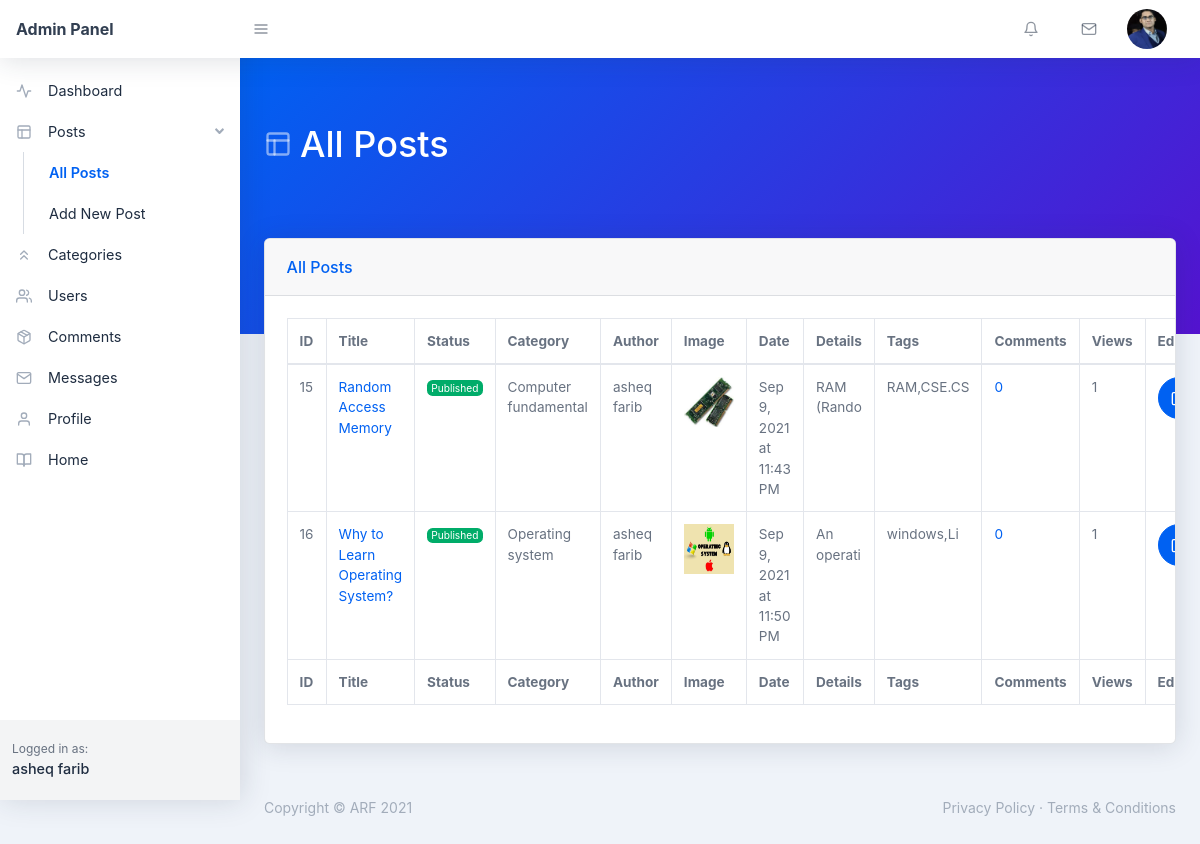
Page /backend/all-post.php (signed in) on the committed database.
### tables this page shows
CREATE TABLE `users` (
  `user_id` int(11) NOT NULL,
  `user_name` varchar(255) NOT NULL,
  `user_nickname` varchar(255) NOT NULL,
  `user_email` varchar(255) NOT NULL,
  `user_password` varchar(255) NOT NULL,
  `user_photo` text NOT NULL,
  `registered_on` varchar(255) NOT NULL,
  `user_role` varchar(255) NOT NULL DEFAULT 'Subscriber'
);

CREATE TABLE `posts` (
  `post_id` int(11) NOT NULL,
  `post_title` varchar(255) NOT NULL,
  `post_detail` text NOT NULL,
  `post_category_id` int(11) NOT NULL,
  `post_image` text NOT NULL,
  `post_date` varchar(255) NOT NULL,
  `post_status` varchar(255) NOT NULL DEFAULT 'Published',
  `post_author` varchar(255) NOT NULL,
  `post_views` int(11) NOT NULL DEFAULT 0,
  `post_comment_count` int(11) NOT NULL DEFAULT 0,
  `post_tags` text NOT NULL,
  `author_photo` varchar(255) NOT NULL
);

CREATE TABLE `categories` (
  `category_id` int(11) NOT NULL,
  `category_name` varchar(255) NOT NULL,
  `category_total_posts` int(11) NOT NULL,
  `total_post_views` int(11) NOT NULL,
  `category_status` varchar(11) NOT NULL DEFAULT 'Published',
  `created_on` varchar(255) NOT NULL,
  `created_by` varchar(155) NOT NULL
);

### backend/all-post.php (the view, shortened to what this page needs)
<?php require_once('./includes/header.php'); ?>
    <body class="nav-fixed">
         <?php require_once('./includes/top-navbar.php'); ?>
        <div id="layoutSidenav">
            <div id="layoutSidenav_nav">
                <?php
                    $curr_page = basename(__FILE__);
                    require_once("./includes/left-sidebar.php");
                ?>
            </div>
            <div id="layoutSidenav_content">
                <main>
                    <div class="page-header pb-10 page-header-dark bg-gradient-primary-to-secondary">
                        <div class="container-fluid">
                            <div class="page-header-content">
                                <h1 class="page-header-title">
                                    <div class="page-header-icon"><i data-feather="layout"></i></div>
                                    <span>All Posts</span>
                                </h1>
                            </div>
                        </div>
                    </div>
                    <div class="container-fluid mt-n10">
                        <div class="card mb-4">
                            <div class="card-header">All Posts</div>
                            <div class="card-body">
                                <div class="datatable table-responsive">
                                    <table class="table table-bordered table-hover" id="dataTable" width="100%" cellspacing="0">
                                        <thead>
                                            <tr>
                                                <th>ID</th>
                                                <th>Title</th>
                                                <th>Status</th>
                                                <th>Category</th>
                                                <th>Author</th>
                                                <th>Image</th>
                                                <th>Date</th>
                                                <th>Details</th>
                                                <th>Tags</th>
                                                <th>Comments</th>
                                                <th>Views</th>
                                                <th>Edit</th>
                                            </tr>
                                        </thead>
                                        <tfoot>
                                            <tr>
                                                <th>ID</th>
                                                <th>Title</th>
                                                <th>Status</th>
                                                <th>Category</th>
                                                <th>Author</th>
                                                <th>Image</th>
                                                <th>Date</th>
                                                <th>Details</th>
                                                <th>Tags</th>
                                                <th>Comments</th>
                                                <th>Views</th>
                                                <th>Edit</th>
                                            </tr>
                                        </tfoot>
                                        <tbody>
                                            <?php
                                                $sql = "SELECT * FROM posts";
                                                $stmt = $pdo->prepare($sql);
                                                $stmt->execute();
                                                while($posts = $stmt->fetch(PDO::FETCH_ASSOC)) {
                                                    $post_id = $posts['post_id'];
                                                    $post_category_id = $posts['post_category_id'];
                                                    $sql1 = "SELECT * FROM categories WHERE category_id = :id";
                                                    $stmt1 = $pdo->prepare($sql1);
                                                    $stmt1->execute([':id'=>$post_category_id]);
                                                    $cat = $stmt1->fetch(PDO::FETCH_ASSOC);
                                                    $category_title = $cat['category_name'];
                                                    $post_title = $posts['post_title'];
                                                    $post_details = substr($posts['post_detail'], 0, 10);
                                                    $post_image = $posts['post_image'];
                                                    $post_date = $posts['post_date'];
                                                    $post_status = $posts['post_status'];
                                                    $post_author = $posts['post_author'];
                                                    $post_views = $posts['post_views'];
                                                    $post_comment_count = $posts['post_comment_count'];
                                                    $post_tags = substr($posts['post_tags'], 0, 10); ?>
                                                    <tr>
                                                        <td><?php echo $post_id; ?></td>
                                                        <td>
                                                            <a href="../single.php?post_id=<?php echo $post_id ?>" target="_blank"><?php echo $post_title; ?></a>
                                                        </td>
                                                        <td>
                                                            <div class="badge badge-<?php echo $post_status=='Published'?'success':'warning'; ?>"><?php echo $post_status; ?></div>
                                                        </td>
                                                        <td><?php echo $category_title; ?></td>
                                                        <td><?php echo $post_author; ?></td>
                                                        <td>
                                                            <img src="./../img/<?php echo $post_image; ?>" width="50" height="50" />
                                                        </td>
                                                        <td><?php echo $post_date; ?></td>
                                                        <td><?php echo $post_details; ?></td>
                                                        <td><?php echo $post_tags; ?></td>
                                                        <td>
                                                            <a href="comments.php"><?php echo $post_comment_count; ?></a>
                                                        </td>
                                                        <td><?php echo $post_views; ?></td>
                                                        <td>
                                                            <form action="edit-post.php" method="POST">
                                                                <button name="edit-post" type="submit" class="btn btn-blue btn-icon"><i data-feather="edit"></i></button>
                                                            </form>
                                                        </td>
                                                    </tr>
                                               <?php }
                                            ?>
                                        </tbody>
                                    </table>
                                </div>
                            </div>
                        </div>
                    </div>
                </main>
<?php require_once('./includes/footer.php'); ?>

### backend/includes/top-navbar.php (shortened to what this page needs)
<nav class="topnav navbar navbar-expand shadow navbar-light bg-white" id="sidenavAccordion">
    <a class="navbar-brand d-none d-sm-block" href="index.php">Admin Panel</a><button class="btn btn-icon btn-transparent-dark order-1 order-lg-0 mr-lg-2" id="sidebarToggle" href="#"><i data-feather="menu"></i></button>
    <ul class="navbar-nav align-items-center ml-auto">
        <li class="nav-item dropdown no-caret mr-3 dropdown-notifications">
            <a class="btn btn-icon btn-transparent-dark dropdown-toggle" id="navbarDropdownAlerts" href="comments.php" role="button" data-toggle="dropdown" aria-haspopup="true" aria-expanded="false">
                <i data-feather="bell"></i>
            </a>
        </li>
        <li class="nav-item dropdown no-caret mr-3 dropdown-notifications">
            <a class="btn btn-icon btn-transparent-dark dropdown-toggle" id="navbarDropdownMessages" href="#" role="button" data-toggle="dropdown" aria-haspopup="true" aria-expanded="false">
                <i data-feather="mail"></i>
            </a>
        </li>
        <?php
            if(isset($_COOKIE['_uid_'])) {
                $user_id = base64_decode($_COOKIE['_uid_']);
            } else if(isset($_SESSION['user_id'])) {
                $user_id = $_SESSION['user_id'];
            } else {
                $user_id = -1;
            }
            $sql = "SELECT * FROM users WHERE user_id = :id";
            $stmt = $pdo->prepare($sql);
            $stmt->execute([
                ':id' => $user_id
            ]);
            $user = $stmt->fetch(PDO::FETCH_ASSOC);
            $user_photo = $user['user_photo'];
        ?>
        <li class="nav-item dropdown no-caret mr-3 dropdown-user">
            <a class="btn btn-icon btn-transparent-dark dropdown-toggle" id="navbarDropdownUserImage" href="javascript:void(0);" role="button" data-toggle="dropdown" aria-haspopup="true" aria-expanded="false"><img class="img-fluid" src="./assets/img/<?php echo $user_photo; ?>"/></a>
        </li>
    </ul>
</nav>

### backend/includes/left-sidebar.php (shortened to what this page needs)
<nav class="sidenav shadow-right sidenav-light">
    <div class="sidenav-menu">
        <div class="nav accordion" id="accordionSidenav">
            <?php
                if($curr_page == 'index.php') { ?>
                    <a class="nav-link collapsed pt-4 active" href="index.php">
                        <div class="nav-link-icon"><i data-feather="activity"></i></div>
                        Dashboard
                    </a>
                <?php } else { ?>
                    <a class="nav-link collapsed pt-4" href="index.php">
                        <div class="nav-link-icon"><i data-feather="activity"></i></div>
                        Dashboard
                    </a>
                <?php }
            ?>
             <?php
                if($curr_page == 'all-post.php' || $curr_page == 'new-page.php' || $curr_page == 'add-new.php') { ?>
                    <a class="nav-link" href="javascript:void(0);" data-toggle="collapse" data-target="#collapseLayouts" aria-expanded="true" aria-controls="collapseLayouts"><div class="nav-link-icon"><i data-feather="layout"></i></div>
                        Posts
                        <div class="sidenav-collapse-arrow"><i class="fas fa-angle-down"></i></div>
                    </a>
                    <div class="collapse show" id="collapseLayouts" data-parent="#accordionSidenav">
                        <nav class="sidenav-menu-nested nav accordion" id="accordionSidenavLayout">
                            <a class="nav-link" href="all-post.php">All Posts</a>
                            <a class="nav-link" href="add-new.php">Add New Post</a>
                        </nav>
                    </div>
               <?php }
            ?>
            <?php
                if($curr_page == 'new-category.php' || $curr_page == 'categories.php') { ?>
                    <a class="nav-link active" href="categories.php" ><div class="nav-link-icon"><i data-feather="chevrons-up"></i></div>
                        Categories
                    </a>
               <?php } else { ?>
                    <a class="nav-link" href="categories.php" ><div class="nav-link-icon"><i data-feather="chevrons-up"></i></div>
                        Categories
                    </a>
               <?php }
            ?>
              <?php
                if($curr_page == 'user-update.php' || $curr_page == 'new-user.php' || $curr_page == 'users.php') { ?>
                    <a class="nav-link active" href="users.php" ><div class="nav-link-icon"><i data-feather="users"></i></div>
                        Users
                    </a>
                <?php } else { ?>
                    <a class="nav-link" href="users.php" ><div class="nav-link-icon"><i data-feather="users"></i></div>
                        Users
                    </a>
                <?php }
            ?>
            <a class="nav-link" href="comments.php" ><div class="nav-link-icon"><i data-feather="package"></i></div>
                Comments
            </a>
            <?php
                if($curr_page == 'messages.php' || $curr_page == 'reply.php') { ?>
                    <a class="nav-link active" href="messages.php" ><div class="nav-link-icon"><i data-feather="mail"></i></div>
                        Messages
                    </a>
               <?php } else { ?>
                    <a class="nav-link" href="messages.php" ><div class="nav-link-icon"><i data-feather="mail"></i></div>
                        Messages
                    </a>
              <?php }
            ?>
            <a class="nav-link" href="profile.php" ><div class="nav-link-icon"><i data-feather="user"></i></div>
                Profile
            </a>
            <a class="nav-link" href="../index.php" ><div class="nav-link-icon"><i data-feather="book-open"></i></div>
                Home
            </a>
        </div>
    </div>
    <div class="sidenav-footer">
        <div class="sidenav-footer-content">
            <div class="sidenav-footer-subtitle">Logged in as:</div>
            <?php
                if(isset($_COOKIE['_uid_'])) {
                    $user_id = base64_decode($_COOKIE['_uid_']);
                } else if(isset($_SESSION['user_id'])) {
                    $user_id = $_SESSION['user_id'];
                } else {
                    $user_id = -1;
                }
                $sql = "SELECT * FROM users WHERE user_id = :id";
                $stmt = $pdo->prepare($sql);
                $stmt->execute([
                    ':id' => $user_id
                ]);
                $user = $stmt->fetch(PDO::FETCH_ASSOC);
                $user_name = $user['user_name'];
            ?>
            <div class="sidenav-footer-title"><?php echo $user_name; ?></div>
        </div>
    </div>
</nav>

### rows in the picture
users: user_photo (picture), user_name "asheq farib"
posts: post_id "15", post_title "Random Access Memory", post_status "Published", categories.category_name "Computer fundamental", post_author "asheq farib", post_image (picture), post_date "Sep 9, 2021 at 11:43 PM", post_detail "RAM (Rando", post_tags "RAM,CSE.CS", post_comment_count "0", post_views "1"
posts: post_id "16", post_title "Why to Learn Operating System?", post_status "Published", categories.category_name "Operating system", post_author "asheq farib", post_image (picture), post_date "Sep 9, 2021 at 11:50 PM", post_detail "An operati", post_tags "windows,Li", post_comment_count "0", post_views "1"
